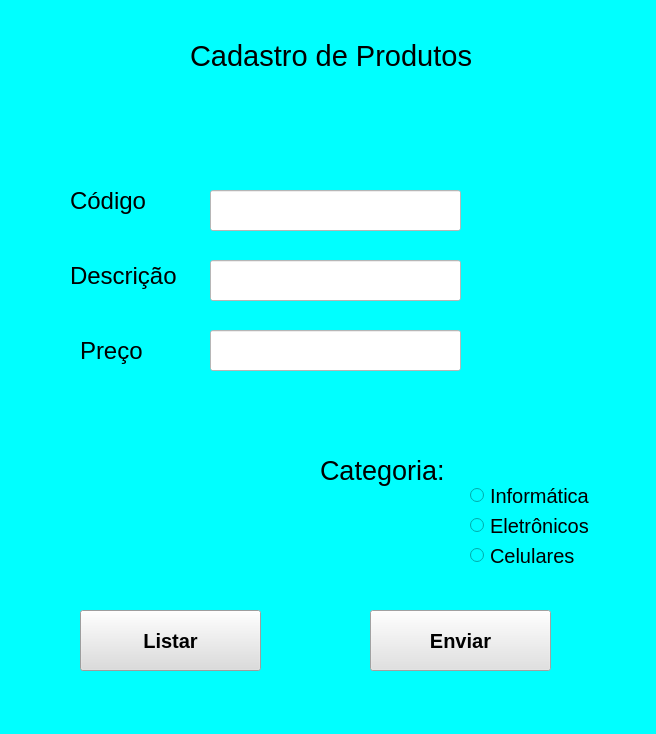
<?xml version="1.0" encoding="UTF-8"?>
<ui version="4.0">
 <class>MainWindow</class>
 <widget class="QMainWindow" name="MainWindow">
  <property name="geometry">
   <rect>
    <x>0</x>
    <y>0</y>
    <width>656</width>
    <height>734</height>
   </rect>
  </property>
  <property name="windowTitle">
   <string>MainWindow</string>
  </property>
  <property name="styleSheet">
   <string notr="true">background-color: rgb(111, 255, 238);
background-color: rgb(255, 0, 0);
background-color: rgb(85, 0, 255);
background-color: rgb(85, 0, 255);
alternate-background-color: rgb(255, 0, 0);
background-color: qradialgradient(spread:repeat, cx:0.5, cy:0.5, radius:0.077, fx:0.5, fy:0.5, stop:0 rgba(0, 169, 255, 147), stop:0.497326 rgba(0, 0, 0, 147), stop:1 rgba(0, 169, 255, 147));
background-color: rgb(0, 255, 255);</string>
  </property>
  <widget class="QWidget" name="centralwidget">
   <widget class="QLabel" name="label">
    <property name="geometry">
     <rect>
      <x>190</x>
      <y>30</y>
      <width>281</width>
      <height>51</height>
     </rect>
    </property>
    <property name="font">
     <font>
      <pointsize>22</pointsize>
      <weight>50</weight>
      <bold>false</bold>
     </font>
    </property>
    <property name="text">
     <string>Cadastro de Produtos</string>
    </property>
   </widget>
   <widget class="QLabel" name="label_2">
    <property name="geometry">
     <rect>
      <x>70</x>
      <y>180</y>
      <width>81</width>
      <height>41</height>
     </rect>
    </property>
    <property name="font">
     <font>
      <pointsize>18</pointsize>
     </font>
    </property>
    <property name="text">
     <string>Código</string>
    </property>
   </widget>
   <widget class="QLabel" name="label_3">
    <property name="geometry">
     <rect>
      <x>70</x>
      <y>260</y>
      <width>111</width>
      <height>31</height>
     </rect>
    </property>
    <property name="font">
     <font>
      <pointsize>18</pointsize>
     </font>
    </property>
    <property name="text">
     <string>Descrição</string>
    </property>
   </widget>
   <widget class="QLabel" name="label_4">
    <property name="geometry">
     <rect>
      <x>80</x>
      <y>330</y>
      <width>71</width>
      <height>41</height>
     </rect>
    </property>
    <property name="font">
     <font>
      <pointsize>18</pointsize>
     </font>
    </property>
    <property name="text">
     <string>Preço</string>
    </property>
   </widget>
   <widget class="QLineEdit" name="lineEdit">
    <property name="geometry">
     <rect>
      <x>210</x>
      <y>190</y>
      <width>251</width>
      <height>41</height>
     </rect>
    </property>
    <property name="styleSheet">
     <string notr="true">background-color: rgb(255, 255, 255);</string>
    </property>
    <property name="inputMask">
     <string/>
    </property>
    <property name="text">
     <string/>
    </property>
   </widget>
   <widget class="QLineEdit" name="lineEdit_2">
    <property name="geometry">
     <rect>
      <x>210</x>
      <y>260</y>
      <width>251</width>
      <height>41</height>
     </rect>
    </property>
    <property name="styleSheet">
     <string notr="true">background-color: rgb(255, 255, 255);</string>
    </property>
   </widget>
   <widget class="QLineEdit" name="lineEdit_3">
    <property name="geometry">
     <rect>
      <x>210</x>
      <y>330</y>
      <width>251</width>
      <height>41</height>
     </rect>
    </property>
    <property name="styleSheet">
     <string notr="true">background-color: rgb(255, 255, 255);</string>
    </property>
   </widget>
   <widget class="QRadioButton" name="radioButton">
    <property name="geometry">
     <rect>
      <x>470</x>
      <y>480</y>
      <width>121</width>
      <height>31</height>
     </rect>
    </property>
    <property name="font">
     <font>
      <pointsize>15</pointsize>
     </font>
    </property>
    <property name="text">
     <string>Informática</string>
    </property>
   </widget>
   <widget class="QRadioButton" name="radioButton_2">
    <property name="geometry">
     <rect>
      <x>470</x>
      <y>540</y>
      <width>111</width>
      <height>31</height>
     </rect>
    </property>
    <property name="font">
     <font>
      <pointsize>15</pointsize>
     </font>
    </property>
    <property name="text">
     <string>Celulares</string>
    </property>
   </widget>
   <widget class="QRadioButton" name="radioButton_3">
    <property name="geometry">
     <rect>
      <x>470</x>
      <y>510</y>
      <width>121</width>
      <height>31</height>
     </rect>
    </property>
    <property name="font">
     <font>
      <pointsize>15</pointsize>
     </font>
    </property>
    <property name="text">
     <string>Eletrônicos</string>
    </property>
   </widget>
   <widget class="QLabel" name="label_5">
    <property name="geometry">
     <rect>
      <x>320</x>
      <y>450</y>
      <width>141</width>
      <height>41</height>
     </rect>
    </property>
    <property name="font">
     <font>
      <pointsize>20</pointsize>
      <weight>50</weight>
      <italic>false</italic>
      <bold>false</bold>
      <underline>false</underline>
      <strikeout>false</strikeout>
      <kerning>true</kerning>
     </font>
    </property>
    <property name="text">
     <string>Categoria:</string>
    </property>
   </widget>
   <widget class="QPushButton" name="pushButton">
    <property name="geometry">
     <rect>
      <x>370</x>
      <y>610</y>
      <width>181</width>
      <height>61</height>
     </rect>
    </property>
    <property name="font">
     <font>
      <pointsize>15</pointsize>
      <weight>75</weight>
      <bold>true</bold>
     </font>
    </property>
    <property name="styleSheet">
     <string notr="true">background-color: rgb(225, 225, 225);</string>
    </property>
    <property name="text">
     <string>Enviar</string>
    </property>
   </widget>
   <widget class="QPushButton" name="listarButton">
    <property name="geometry">
     <rect>
      <x>80</x>
      <y>610</y>
      <width>181</width>
      <height>61</height>
     </rect>
    </property>
    <property name="font">
     <font>
      <pointsize>15</pointsize>
      <weight>75</weight>
      <bold>true</bold>
     </font>
    </property>
    <property name="styleSheet">
     <string notr="true">background-color: rgb(221, 221, 221);
background-color: rgb(220, 220, 220);</string>
    </property>
    <property name="text">
     <string>Listar</string>
    </property>
   </widget>
  </widget>
  <widget class="QMenuBar" name="menubar">
   <property name="geometry">
    <rect>
     <x>0</x>
     <y>0</y>
     <width>656</width>
     <height>21</height>
    </rect>
   </property>
  </widget>
  <widget class="QStatusBar" name="statusbar"/>
 </widget>
 <resources/>
 <connections/>
</ui>
